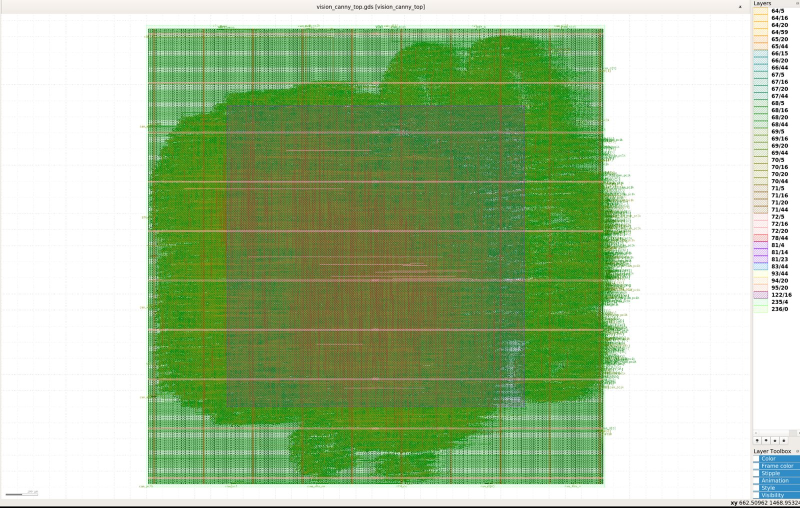
#> input picture conda/TTY_Filter_Sobel/img/vision_canny_layout1.jpg, 1600 x 1015 px (shown at 1/2 size)
$ python fig_5_visioncanny_asic.py
#> lines starting #> are read from the running program, lines starting #| are printed output that depends on the picture
### tesis/diagramas/figs_30sep/_klayout_par.py
# Utilidad común: dos capturas de KLayout lado a lado, cada una con su título corto.
# Las capturas base están en conda/TTY_Filter_Sobel/img/ (las mismas que usan las celdas del cuaderno).
import os
import matplotlib; matplotlib.use("Agg")
import matplotlib.pyplot as plt, matplotlib.image as mpimg

AQUI = os.path.dirname(os.path.abspath(__file__))
IMG = os.path.join(AQUI, "..", "..", "..", "conda", "TTY_Filter_Sobel", "img")
FIG = os.path.join(AQUI, "..", "..", "figuras")


def par(izq, der, tit_izq, tit_der, salida, ancho_px=1600, dpi=100, fs=9.5):
#> called with izq = 'vision_canny_layout1.jpg', der = 'vision_canny_layout2.jpg', salida = 'fig_5_visioncanny_asic.jpg', ancho_px = 1600, dpi = 100, fs = 8.4
    a, b = mpimg.imread(os.path.join(IMG, izq)), mpimg.imread(os.path.join(IMG, der))
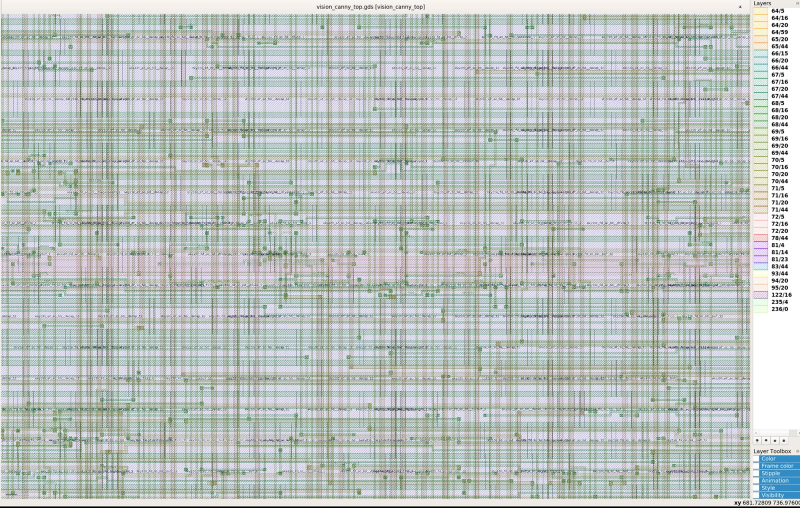
#> input picture conda/TTY_Filter_Sobel/img/vision_canny_layout2.jpg, 1600 x 1015 px (shown at 1/2 size)
#> a is the input picture: shape (1015, 1600, 3); mean R, G, B 167.1, 193, 150.9
#> b is the input picture: shape (1015, 1600, 3); mean R, G, B 186.5, 193.8, 190.7
    h, w = a.shape[:2]
#> h = 1015; w = 1600
    alto_px = ancho_px / 2 * h / w + 30
#> alto_px = 537.5
    fig, ax = plt.subplots(1, 2, figsize=(ancho_px / dpi, alto_px / dpi), dpi=dpi)
    for x, im, t in zip(ax, (a, b), (tit_izq, tit_der)):
        x.imshow(im); x.axis("off"); x.set_title(t, fontsize=fs, fontweight="bold", pad=4)
#> this loop made 2 passes
    fig.subplots_adjust(left=0.003, right=0.997, bottom=0.003, top=1 - 26 / alto_px, wspace=0.02)
    fig.savefig(os.path.join(FIG, salida), dpi=dpi, pil_kwargs={"quality": 92})
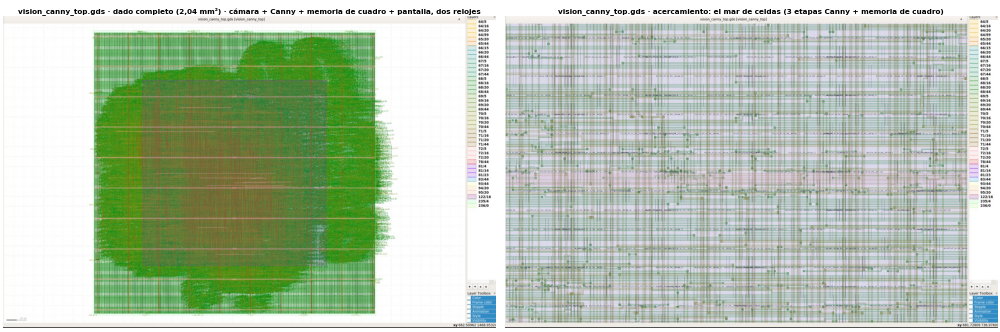
#> figure drawn by matplotlib, 2 panels
    print("  ->", salida)


# [8 lines left out: function una, not called in this run]

### tesis/diagramas/figs_30sep/fig_5_visioncanny_asic.py
# figs_30sep/fig_5_visioncanny_asic.py — las dos capturas de KLayout de vision_canny_top.gds
# (celdas «Parte 131» de TTY_Filter_Sobel.ipynb), lado a lado y con los títulos corregidos.
from _klayout_par import par
par("vision_canny_layout1.jpg", "vision_canny_layout2.jpg",
    "vision_canny_top.gds · dado completo (2,04 mm²) · cámara + Canny + memoria de cuadro + pantalla, dos relojes",
    "vision_canny_top.gds · acercamiento: el mar de celdas (3 etapas Canny + memoria de cuadro)",
    "fig_5_visioncanny_asic.jpg", fs=8.4)
